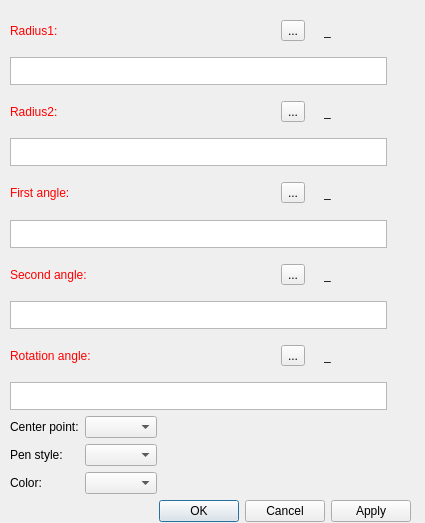
<?xml version="1.0" encoding="UTF-8"?>
<ui version="4.0">
 <class>DialogEllipticalArc</class>
 <widget class="QDialog" name="DialogEllipticalArc">
  <property name="geometry">
   <rect>
    <x>0</x>
    <y>0</y>
    <width>425</width>
    <height>523</height>
   </rect>
  </property>
  <property name="windowTitle">
   <string>Elliptical arc</string>
  </property>
  <property name="windowIcon">
   <iconset resource="../../../vmisc/share/resources/icon.qrc">
    <normaloff>:/icon/64x64/icon64x64.png</normaloff>:/icon/64x64/icon64x64.png</iconset>
  </property>
  <widget class="QWidget" name="layoutWidget">
   <property name="geometry">
    <rect>
     <x>10</x>
     <y>10</y>
     <width>401</width>
     <height>512</height>
    </rect>
   </property>
   <layout class="QVBoxLayout" name="verticalLayout_2">
    <item>
     <layout class="QVBoxLayout" name="verticalLayout">
      <item>
       <layout class="QHBoxLayout" name="horizontalLayout_5">
        <item alignment="Qt::AlignLeft">
         <widget class="QLabel" name="labelEditRadius1">
          <property name="sizePolicy">
           <sizepolicy hsizetype="Fixed" vsizetype="Preferred">
            <horstretch>0</horstretch>
            <verstretch>0</verstretch>
           </sizepolicy>
          </property>
          <property name="palette">
           <palette>
            <active>
             <colorrole role="WindowText">
              <brush brushstyle="SolidPattern">
               <color alpha="255">
                <red>255</red>
                <green>0</green>
                <blue>0</blue>
               </color>
              </brush>
             </colorrole>
            </active>
            <inactive>
             <colorrole role="WindowText">
              <brush brushstyle="SolidPattern">
               <color alpha="255">
                <red>255</red>
                <green>0</green>
                <blue>0</blue>
               </color>
              </brush>
             </colorrole>
            </inactive>
            <disabled>
             <colorrole role="WindowText">
              <brush brushstyle="SolidPattern">
               <color alpha="255">
                <red>159</red>
                <green>158</green>
                <blue>158</blue>
               </color>
              </brush>
             </colorrole>
            </disabled>
           </palette>
          </property>
          <property name="text">
           <string>Radius1:</string>
          </property>
         </widget>
        </item>
        <item>
         <spacer name="horizontalSpacer_1">
          <property name="orientation">
           <enum>Qt::Horizontal</enum>
          </property>
          <property name="sizeHint" stdset="0">
           <size>
            <width>40</width>
            <height>20</height>
           </size>
          </property>
         </spacer>
        </item>
        <item alignment="Qt::AlignRight">
         <widget class="QToolButton" name="toolButtonExprRadius1">
          <property name="toolTip">
           <string>Formula wizard</string>
          </property>
          <property name="text">
           <string notr="true">...</string>
          </property>
          <property name="icon">
           <iconset resource="../../../vmisc/share/resources/icon.qrc">
            <normaloff>:/icon/24x24/fx.png</normaloff>:/icon/24x24/fx.png</iconset>
          </property>
          <property name="iconSize">
           <size>
            <width>24</width>
            <height>24</height>
           </size>
          </property>
         </widget>
        </item>
        <item alignment="Qt::AlignRight">
         <widget class="QLabel" name="label_1">
          <property name="text">
           <string/>
          </property>
          <property name="pixmap">
           <pixmap resource="../../../vmisc/share/resources/icon.qrc">:/icon/24x24/equal.png</pixmap>
          </property>
         </widget>
        </item>
        <item alignment="Qt::AlignRight">
         <widget class="QLabel" name="labelResultRadius1">
          <property name="sizePolicy">
           <sizepolicy hsizetype="Fixed" vsizetype="Preferred">
            <horstretch>0</horstretch>
            <verstretch>0</verstretch>
           </sizepolicy>
          </property>
          <property name="minimumSize">
           <size>
            <width>87</width>
            <height>0</height>
           </size>
          </property>
          <property name="toolTip">
           <string>Value</string>
          </property>
          <property name="text">
           <string notr="true">_</string>
          </property>
         </widget>
        </item>
       </layout>
      </item>
      <item>
       <layout class="QHBoxLayout" name="horizontalLayout_9">
        <property name="topMargin">
         <number>0</number>
        </property>
        <property name="bottomMargin">
         <number>0</number>
        </property>
        <item>
         <widget class="QPlainTextEdit" name="plainTextEditRadius1">
          <property name="sizePolicy">
           <sizepolicy hsizetype="Expanding" vsizetype="Preferred">
            <horstretch>0</horstretch>
            <verstretch>0</verstretch>
           </sizepolicy>
          </property>
          <property name="maximumSize">
           <size>
            <width>16777215</width>
            <height>28</height>
           </size>
          </property>
          <property name="toolTip">
           <string>Calulation</string>
          </property>
          <property name="tabChangesFocus">
           <bool>true</bool>
          </property>
         </widget>
        </item>
        <item>
         <widget class="QPushButton" name="pushButtonGrowLengthRadius1">
          <property name="maximumSize">
           <size>
            <width>18</width>
            <height>18</height>
           </size>
          </property>
          <property name="sizeIncrement">
           <size>
            <width>0</width>
            <height>0</height>
           </size>
          </property>
          <property name="toolTip">
           <string>&lt;html&gt;&lt;head/&gt;&lt;body&gt;&lt;p&gt;Show full calculation in message box&lt;/p&gt;&lt;/body&gt;&lt;/html&gt;</string>
          </property>
          <property name="text">
           <string notr="true"/>
          </property>
          <property name="icon">
           <iconset theme="go-down">
            <normaloff>.</normaloff>.</iconset>
          </property>
          <property name="iconSize">
           <size>
            <width>16</width>
            <height>16</height>
           </size>
          </property>
          <property name="flat">
           <bool>true</bool>
          </property>
         </widget>
        </item>
       </layout>
      </item>
      <item>
       <layout class="QHBoxLayout" name="horizontalLayout_17">
        <item alignment="Qt::AlignLeft">
         <widget class="QLabel" name="labelEditRadius2">
          <property name="sizePolicy">
           <sizepolicy hsizetype="Fixed" vsizetype="Preferred">
            <horstretch>0</horstretch>
            <verstretch>0</verstretch>
           </sizepolicy>
          </property>
          <property name="palette">
           <palette>
            <active>
             <colorrole role="WindowText">
              <brush brushstyle="SolidPattern">
               <color alpha="255">
                <red>255</red>
                <green>0</green>
                <blue>0</blue>
               </color>
              </brush>
             </colorrole>
            </active>
            <inactive>
             <colorrole role="WindowText">
              <brush brushstyle="SolidPattern">
               <color alpha="255">
                <red>255</red>
                <green>0</green>
                <blue>0</blue>
               </color>
              </brush>
             </colorrole>
            </inactive>
            <disabled>
             <colorrole role="WindowText">
              <brush brushstyle="SolidPattern">
               <color alpha="255">
                <red>159</red>
                <green>158</green>
                <blue>158</blue>
               </color>
              </brush>
             </colorrole>
            </disabled>
           </palette>
          </property>
          <property name="text">
           <string>Radius2:</string>
          </property>
         </widget>
        </item>
        <item>
         <spacer name="horizontalSpacer_9">
          <property name="orientation">
           <enum>Qt::Horizontal</enum>
          </property>
          <property name="sizeHint" stdset="0">
           <size>
            <width>40</width>
            <height>20</height>
           </size>
          </property>
         </spacer>
        </item>
        <item alignment="Qt::AlignRight">
         <widget class="QToolButton" name="toolButtonExprRadius2">
          <property name="toolTip">
           <string>Formula wizard</string>
          </property>
          <property name="text">
           <string notr="true">...</string>
          </property>
          <property name="icon">
           <iconset resource="../../../vmisc/share/resources/icon.qrc">
            <normaloff>:/icon/24x24/fx.png</normaloff>:/icon/24x24/fx.png</iconset>
          </property>
          <property name="iconSize">
           <size>
            <width>24</width>
            <height>24</height>
           </size>
          </property>
         </widget>
        </item>
        <item alignment="Qt::AlignRight">
         <widget class="QLabel" name="label_7">
          <property name="text">
           <string/>
          </property>
          <property name="pixmap">
           <pixmap resource="../../../vmisc/share/resources/icon.qrc">:/icon/24x24/equal.png</pixmap>
          </property>
         </widget>
        </item>
        <item alignment="Qt::AlignRight">
         <widget class="QLabel" name="labelResultRadius2">
          <property name="sizePolicy">
           <sizepolicy hsizetype="Fixed" vsizetype="Preferred">
            <horstretch>0</horstretch>
            <verstretch>0</verstretch>
           </sizepolicy>
          </property>
          <property name="minimumSize">
           <size>
            <width>87</width>
            <height>0</height>
           </size>
          </property>
          <property name="toolTip">
           <string>Value</string>
          </property>
          <property name="text">
           <string notr="true">_</string>
          </property>
         </widget>
        </item>
       </layout>
      </item>
      <item>
       <layout class="QHBoxLayout" name="horizontalLayout_16">
        <property name="topMargin">
         <number>0</number>
        </property>
        <property name="bottomMargin">
         <number>0</number>
        </property>
        <item>
         <widget class="QPlainTextEdit" name="plainTextEditRadius2">
          <property name="sizePolicy">
           <sizepolicy hsizetype="Expanding" vsizetype="Preferred">
            <horstretch>0</horstretch>
            <verstretch>0</verstretch>
           </sizepolicy>
          </property>
          <property name="maximumSize">
           <size>
            <width>16777215</width>
            <height>28</height>
           </size>
          </property>
          <property name="toolTip">
           <string>Calulation</string>
          </property>
          <property name="tabChangesFocus">
           <bool>true</bool>
          </property>
         </widget>
        </item>
        <item>
         <widget class="QPushButton" name="pushButtonGrowLengthRadius2">
          <property name="maximumSize">
           <size>
            <width>18</width>
            <height>18</height>
           </size>
          </property>
          <property name="sizeIncrement">
           <size>
            <width>0</width>
            <height>0</height>
           </size>
          </property>
          <property name="toolTip">
           <string>&lt;html&gt;&lt;head/&gt;&lt;body&gt;&lt;p&gt;Show full calculation in message box&lt;/p&gt;&lt;/body&gt;&lt;/html&gt;</string>
          </property>
          <property name="text">
           <string notr="true"/>
          </property>
          <property name="icon">
           <iconset theme="go-down">
            <normaloff>.</normaloff>.</iconset>
          </property>
          <property name="iconSize">
           <size>
            <width>16</width>
            <height>16</height>
           </size>
          </property>
          <property name="flat">
           <bool>true</bool>
          </property>
         </widget>
        </item>
       </layout>
      </item>
      <item>
       <layout class="QHBoxLayout" name="horizontalLayout_10">
        <item alignment="Qt::AlignLeft">
         <widget class="QLabel" name="labelEditF1">
          <property name="sizePolicy">
           <sizepolicy hsizetype="Fixed" vsizetype="Preferred">
            <horstretch>0</horstretch>
            <verstretch>0</verstretch>
           </sizepolicy>
          </property>
          <property name="palette">
           <palette>
            <active>
             <colorrole role="WindowText">
              <brush brushstyle="SolidPattern">
               <color alpha="255">
                <red>255</red>
                <green>0</green>
                <blue>0</blue>
               </color>
              </brush>
             </colorrole>
            </active>
            <inactive>
             <colorrole role="WindowText">
              <brush brushstyle="SolidPattern">
               <color alpha="255">
                <red>255</red>
                <green>0</green>
                <blue>0</blue>
               </color>
              </brush>
             </colorrole>
            </inactive>
            <disabled>
             <colorrole role="WindowText">
              <brush brushstyle="SolidPattern">
               <color alpha="255">
                <red>159</red>
                <green>158</green>
                <blue>158</blue>
               </color>
              </brush>
             </colorrole>
            </disabled>
           </palette>
          </property>
          <property name="text">
           <string>First angle:</string>
          </property>
         </widget>
        </item>
        <item>
         <spacer name="horizontalSpacer_6">
          <property name="orientation">
           <enum>Qt::Horizontal</enum>
          </property>
          <property name="sizeHint" stdset="0">
           <size>
            <width>40</width>
            <height>20</height>
           </size>
          </property>
         </spacer>
        </item>
        <item alignment="Qt::AlignRight">
         <widget class="QToolButton" name="toolButtonExprF1">
          <property name="toolTip">
           <string>Formula wizard</string>
          </property>
          <property name="text">
           <string notr="true">...</string>
          </property>
          <property name="icon">
           <iconset resource="../../../vmisc/share/resources/icon.qrc">
            <normaloff>:/icon/24x24/fx.png</normaloff>:/icon/24x24/fx.png</iconset>
          </property>
          <property name="iconSize">
           <size>
            <width>24</width>
            <height>24</height>
           </size>
          </property>
         </widget>
        </item>
        <item alignment="Qt::AlignRight">
         <widget class="QLabel" name="label_8">
          <property name="text">
           <string/>
          </property>
          <property name="pixmap">
           <pixmap resource="../../../vmisc/share/resources/icon.qrc">:/icon/24x24/equal.png</pixmap>
          </property>
         </widget>
        </item>
        <item alignment="Qt::AlignRight">
         <widget class="QLabel" name="labelResultF1">
          <property name="sizePolicy">
           <sizepolicy hsizetype="Fixed" vsizetype="Preferred">
            <horstretch>0</horstretch>
            <verstretch>0</verstretch>
           </sizepolicy>
          </property>
          <property name="minimumSize">
           <size>
            <width>87</width>
            <height>0</height>
           </size>
          </property>
          <property name="toolTip">
           <string>Value</string>
          </property>
          <property name="text">
           <string notr="true">_</string>
          </property>
         </widget>
        </item>
       </layout>
      </item>
      <item>
       <layout class="QHBoxLayout" name="horizontalLayout_11">
        <property name="topMargin">
         <number>0</number>
        </property>
        <property name="bottomMargin">
         <number>0</number>
        </property>
        <item>
         <widget class="QPlainTextEdit" name="plainTextEditF1">
          <property name="sizePolicy">
           <sizepolicy hsizetype="Expanding" vsizetype="Preferred">
            <horstretch>0</horstretch>
            <verstretch>0</verstretch>
           </sizepolicy>
          </property>
          <property name="maximumSize">
           <size>
            <width>16777215</width>
            <height>28</height>
           </size>
          </property>
          <property name="toolTip">
           <string>Calculation</string>
          </property>
          <property name="tabChangesFocus">
           <bool>true</bool>
          </property>
         </widget>
        </item>
        <item>
         <widget class="QPushButton" name="pushButtonGrowLengthF1">
          <property name="maximumSize">
           <size>
            <width>18</width>
            <height>18</height>
           </size>
          </property>
          <property name="sizeIncrement">
           <size>
            <width>0</width>
            <height>0</height>
           </size>
          </property>
          <property name="toolTip">
           <string>&lt;html&gt;&lt;head/&gt;&lt;body&gt;&lt;p&gt;Show full calculation in message box&lt;/p&gt;&lt;/body&gt;&lt;/html&gt;</string>
          </property>
          <property name="text">
           <string notr="true"/>
          </property>
          <property name="icon">
           <iconset theme="go-down">
            <normaloff>.</normaloff>.</iconset>
          </property>
          <property name="iconSize">
           <size>
            <width>16</width>
            <height>16</height>
           </size>
          </property>
          <property name="flat">
           <bool>true</bool>
          </property>
         </widget>
        </item>
       </layout>
      </item>
      <item>
       <layout class="QHBoxLayout" name="horizontalLayout_12">
        <item alignment="Qt::AlignLeft">
         <widget class="QLabel" name="labelEditF2">
          <property name="sizePolicy">
           <sizepolicy hsizetype="Fixed" vsizetype="Preferred">
            <horstretch>0</horstretch>
            <verstretch>0</verstretch>
           </sizepolicy>
          </property>
          <property name="palette">
           <palette>
            <active>
             <colorrole role="WindowText">
              <brush brushstyle="SolidPattern">
               <color alpha="255">
                <red>255</red>
                <green>0</green>
                <blue>0</blue>
               </color>
              </brush>
             </colorrole>
            </active>
            <inactive>
             <colorrole role="WindowText">
              <brush brushstyle="SolidPattern">
               <color alpha="255">
                <red>255</red>
                <green>0</green>
                <blue>0</blue>
               </color>
              </brush>
             </colorrole>
            </inactive>
            <disabled>
             <colorrole role="WindowText">
              <brush brushstyle="SolidPattern">
               <color alpha="255">
                <red>159</red>
                <green>158</green>
                <blue>158</blue>
               </color>
              </brush>
             </colorrole>
            </disabled>
           </palette>
          </property>
          <property name="text">
           <string>Second angle:</string>
          </property>
         </widget>
        </item>
        <item>
         <spacer name="horizontalSpacer_7">
          <property name="orientation">
           <enum>Qt::Horizontal</enum>
          </property>
          <property name="sizeHint" stdset="0">
           <size>
            <width>40</width>
            <height>20</height>
           </size>
          </property>
         </spacer>
        </item>
        <item alignment="Qt::AlignRight">
         <widget class="QToolButton" name="toolButtonExprF2">
          <property name="toolTip">
           <string>Formula wizard</string>
          </property>
          <property name="text">
           <string notr="true">...</string>
          </property>
          <property name="icon">
           <iconset resource="../../../vmisc/share/resources/icon.qrc">
            <normaloff>:/icon/24x24/fx.png</normaloff>:/icon/24x24/fx.png</iconset>
          </property>
          <property name="iconSize">
           <size>
            <width>24</width>
            <height>24</height>
           </size>
          </property>
         </widget>
        </item>
        <item alignment="Qt::AlignRight">
         <widget class="QLabel" name="label_9">
          <property name="text">
           <string/>
          </property>
          <property name="pixmap">
           <pixmap resource="../../../vmisc/share/resources/icon.qrc">:/icon/24x24/equal.png</pixmap>
          </property>
         </widget>
        </item>
        <item>
         <widget class="QLabel" name="labelResultF2">
          <property name="sizePolicy">
           <sizepolicy hsizetype="Fixed" vsizetype="Preferred">
            <horstretch>0</horstretch>
            <verstretch>0</verstretch>
           </sizepolicy>
          </property>
          <property name="minimumSize">
           <size>
            <width>87</width>
            <height>0</height>
           </size>
          </property>
          <property name="toolTip">
           <string>Value</string>
          </property>
          <property name="text">
           <string notr="true">_</string>
          </property>
         </widget>
        </item>
       </layout>
      </item>
      <item>
       <layout class="QHBoxLayout" name="horizontalLayout_13">
        <property name="topMargin">
         <number>0</number>
        </property>
        <property name="bottomMargin">
         <number>0</number>
        </property>
        <item>
         <widget class="QPlainTextEdit" name="plainTextEditF2">
          <property name="sizePolicy">
           <sizepolicy hsizetype="Expanding" vsizetype="Preferred">
            <horstretch>0</horstretch>
            <verstretch>0</verstretch>
           </sizepolicy>
          </property>
          <property name="maximumSize">
           <size>
            <width>16777215</width>
            <height>28</height>
           </size>
          </property>
          <property name="toolTip">
           <string>Calculation</string>
          </property>
          <property name="tabChangesFocus">
           <bool>true</bool>
          </property>
         </widget>
        </item>
        <item>
         <widget class="QPushButton" name="pushButtonGrowLengthF2">
          <property name="maximumSize">
           <size>
            <width>18</width>
            <height>18</height>
           </size>
          </property>
          <property name="sizeIncrement">
           <size>
            <width>0</width>
            <height>0</height>
           </size>
          </property>
          <property name="toolTip">
           <string>&lt;html&gt;&lt;head/&gt;&lt;body&gt;&lt;p&gt;Show full calculation in message box&lt;/p&gt;&lt;/body&gt;&lt;/html&gt;</string>
          </property>
          <property name="text">
           <string notr="true"/>
          </property>
          <property name="icon">
           <iconset theme="go-down">
            <normaloff>.</normaloff>.</iconset>
          </property>
          <property name="iconSize">
           <size>
            <width>16</width>
            <height>16</height>
           </size>
          </property>
          <property name="flat">
           <bool>true</bool>
          </property>
         </widget>
        </item>
       </layout>
      </item>
      <item>
       <layout class="QHBoxLayout" name="horizontalLayout_14">
        <item alignment="Qt::AlignLeft">
         <widget class="QLabel" name="labelEditRotationAngle">
          <property name="sizePolicy">
           <sizepolicy hsizetype="Fixed" vsizetype="Preferred">
            <horstretch>0</horstretch>
            <verstretch>0</verstretch>
           </sizepolicy>
          </property>
          <property name="palette">
           <palette>
            <active>
             <colorrole role="WindowText">
              <brush brushstyle="SolidPattern">
               <color alpha="255">
                <red>255</red>
                <green>0</green>
                <blue>0</blue>
               </color>
              </brush>
             </colorrole>
            </active>
            <inactive>
             <colorrole role="WindowText">
              <brush brushstyle="SolidPattern">
               <color alpha="255">
                <red>255</red>
                <green>0</green>
                <blue>0</blue>
               </color>
              </brush>
             </colorrole>
            </inactive>
            <disabled>
             <colorrole role="WindowText">
              <brush brushstyle="SolidPattern">
               <color alpha="255">
                <red>159</red>
                <green>158</green>
                <blue>158</blue>
               </color>
              </brush>
             </colorrole>
            </disabled>
           </palette>
          </property>
          <property name="text">
           <string>Rotation angle:</string>
          </property>
         </widget>
        </item>
        <item>
         <spacer name="horizontalSpacer_8">
          <property name="orientation">
           <enum>Qt::Horizontal</enum>
          </property>
          <property name="sizeHint" stdset="0">
           <size>
            <width>40</width>
            <height>20</height>
           </size>
          </property>
         </spacer>
        </item>
        <item alignment="Qt::AlignRight">
         <widget class="QToolButton" name="toolButtonExprRotationAngle">
          <property name="toolTip">
           <string>Formula wizard</string>
          </property>
          <property name="text">
           <string notr="true">...</string>
          </property>
          <property name="icon">
           <iconset resource="../../../vmisc/share/resources/icon.qrc">
            <normaloff>:/icon/24x24/fx.png</normaloff>:/icon/24x24/fx.png</iconset>
          </property>
          <property name="iconSize">
           <size>
            <width>24</width>
            <height>24</height>
           </size>
          </property>
         </widget>
        </item>
        <item alignment="Qt::AlignRight">
         <widget class="QLabel" name="label_12">
          <property name="text">
           <string/>
          </property>
          <property name="pixmap">
           <pixmap resource="../../../vmisc/share/resources/icon.qrc">:/icon/24x24/equal.png</pixmap>
          </property>
         </widget>
        </item>
        <item alignment="Qt::AlignRight">
         <widget class="QLabel" name="labelResultRotationAngle">
          <property name="sizePolicy">
           <sizepolicy hsizetype="Fixed" vsizetype="Preferred">
            <horstretch>0</horstretch>
            <verstretch>0</verstretch>
           </sizepolicy>
          </property>
          <property name="minimumSize">
           <size>
            <width>87</width>
            <height>0</height>
           </size>
          </property>
          <property name="toolTip">
           <string>Value</string>
          </property>
          <property name="text">
           <string notr="true">_</string>
          </property>
         </widget>
        </item>
       </layout>
      </item>
      <item>
       <layout class="QHBoxLayout" name="horizontalLayout_15">
        <property name="topMargin">
         <number>0</number>
        </property>
        <property name="bottomMargin">
         <number>0</number>
        </property>
        <item>
         <widget class="QPlainTextEdit" name="plainTextEditRotationAngle">
          <property name="sizePolicy">
           <sizepolicy hsizetype="Expanding" vsizetype="Preferred">
            <horstretch>0</horstretch>
            <verstretch>0</verstretch>
           </sizepolicy>
          </property>
          <property name="maximumSize">
           <size>
            <width>16777215</width>
            <height>28</height>
           </size>
          </property>
          <property name="toolTip">
           <string>Calculation</string>
          </property>
          <property name="tabChangesFocus">
           <bool>true</bool>
          </property>
         </widget>
        </item>
        <item>
         <widget class="QPushButton" name="pushButtonGrowLengthRotationAngle">
          <property name="maximumSize">
           <size>
            <width>18</width>
            <height>18</height>
           </size>
          </property>
          <property name="sizeIncrement">
           <size>
            <width>0</width>
            <height>0</height>
           </size>
          </property>
          <property name="toolTip">
           <string>&lt;html&gt;&lt;head/&gt;&lt;body&gt;&lt;p&gt;Show full calculation in message box&lt;/p&gt;&lt;/body&gt;&lt;/html&gt;</string>
          </property>
          <property name="text">
           <string notr="true"/>
          </property>
          <property name="icon">
           <iconset theme="go-down">
            <normaloff>.</normaloff>.</iconset>
          </property>
          <property name="iconSize">
           <size>
            <width>16</width>
            <height>16</height>
           </size>
          </property>
          <property name="flat">
           <bool>true</bool>
          </property>
         </widget>
        </item>
       </layout>
      </item>
      <item>
       <layout class="QFormLayout" name="formLayout_2">
        <property name="fieldGrowthPolicy">
         <enum>QFormLayout::ExpandingFieldsGrow</enum>
        </property>
        <item row="0" column="0">
         <widget class="QLabel" name="label_10">
          <property name="sizePolicy">
           <sizepolicy hsizetype="Fixed" vsizetype="Preferred">
            <horstretch>0</horstretch>
            <verstretch>0</verstretch>
           </sizepolicy>
          </property>
          <property name="text">
           <string>Center point:</string>
          </property>
         </widget>
        </item>
        <item row="0" column="1">
         <widget class="QComboBox" name="comboBoxBasePoint">
          <property name="toolTip">
           <string>Select center point of the arc</string>
          </property>
         </widget>
        </item>
        <item row="2" column="1">
         <widget class="QComboBox" name="comboBoxColor">
          <property name="toolTip">
           <string/>
          </property>
         </widget>
        </item>
        <item row="2" column="0">
         <widget class="QLabel" name="label_11">
          <property name="text">
           <string>Color:</string>
          </property>
         </widget>
        </item>
        <item row="1" column="0">
         <widget class="QLabel" name="label">
          <property name="text">
           <string>Pen style:</string>
          </property>
         </widget>
        </item>
        <item row="1" column="1">
         <widget class="QComboBox" name="comboBoxPenStyle"/>
        </item>
       </layout>
      </item>
     </layout>
    </item>
    <item>
     <widget class="QDialogButtonBox" name="buttonBox">
      <property name="orientation">
       <enum>Qt::Horizontal</enum>
      </property>
      <property name="standardButtons">
       <set>QDialogButtonBox::Apply|QDialogButtonBox::Cancel|QDialogButtonBox::Ok</set>
      </property>
     </widget>
    </item>
   </layout>
  </widget>
 </widget>
 <resources>
  <include location="../../../vmisc/share/resources/icon.qrc"/>
 </resources>
 <connections/>
</ui>
